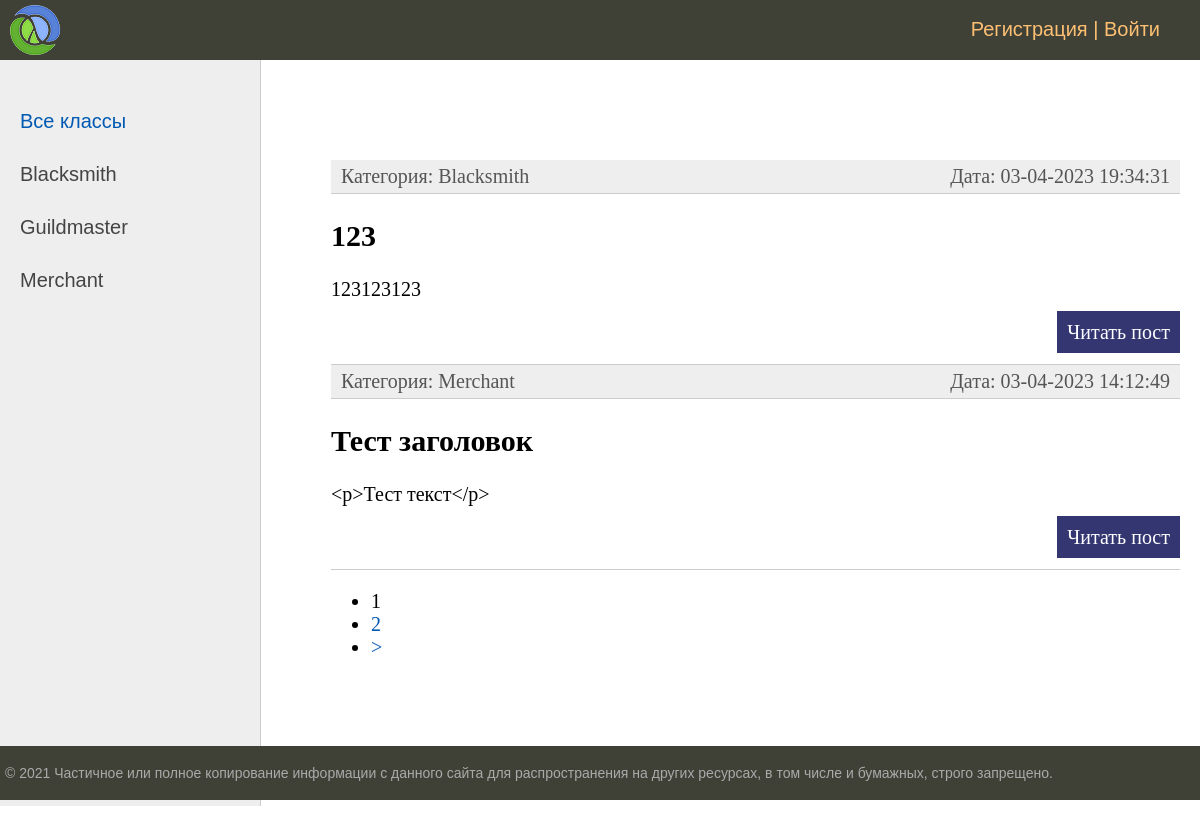
The app's page /, older data.
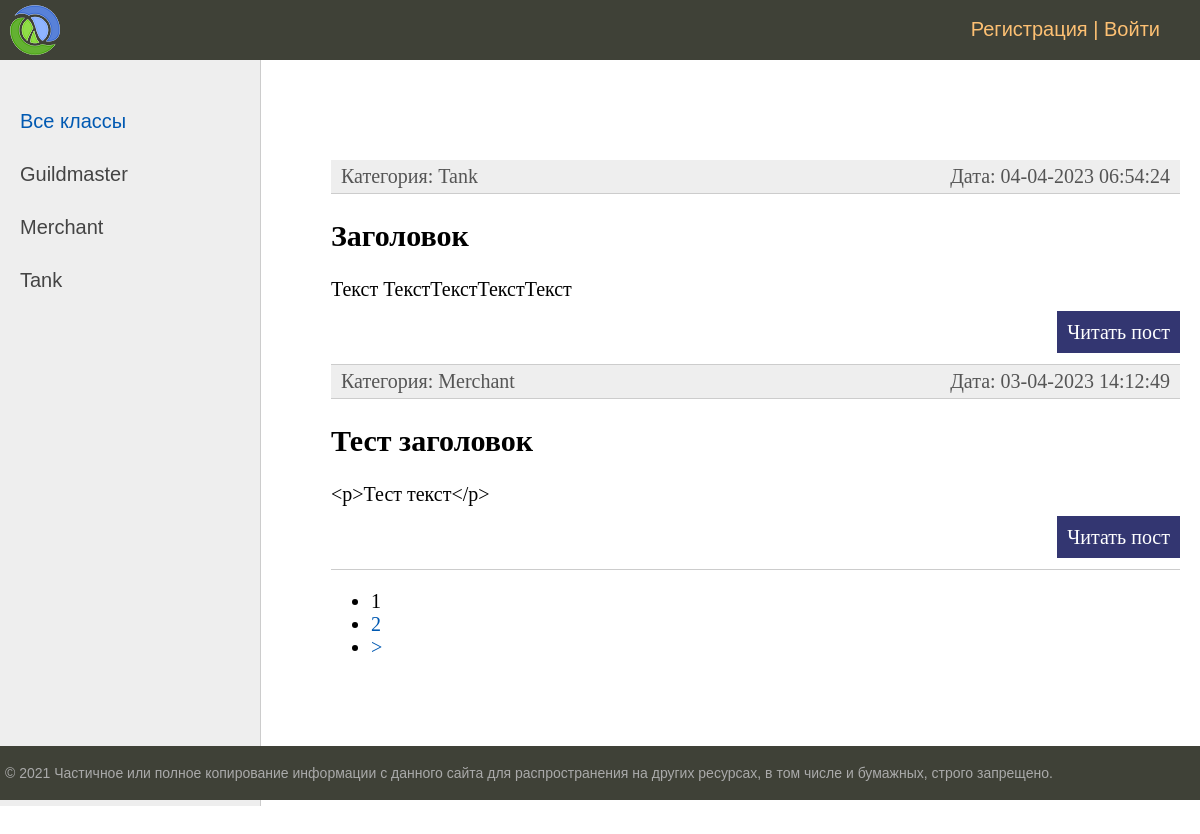
The same page, newer data.
### ads/models.py (models this page shows, shortened)
class Category(models.Model):
    name = models.CharField(max_length=255, choices=POSITION)
    slug = models.SlugField(max_length=255, unique=True, verbose_name="URL")
    def __str__(self):
        return self.name
    def get_absolute_url(self):
        return reverse('category', kwargs={'category_slug': self.slug})

class Post(models.Model):
    user = models.ForeignKey(User, on_delete=models.CASCADE)
    slug = models.SlugField(max_length=255, unique=True, verbose_name="URL")
    created = models.DateTimeField(auto_now_add=True)
    category = models.ForeignKey(Category, on_delete=models.CASCADE)
    article = models.CharField(max_length=255)
    post_text = HTMLField()
    def get_absolute_url(self):
        return reverse('post', kwargs={'post_slug': self.slug})

### ads/views.py (the view)
# urls.py: path('', PostList.as_view(), name='post_list'),
class PostList(DataMixin, ListView):
    model = Post
    ordering = '-created'
    template_name = 'index.html'
    context_object_name = 'posts'
    def get_queryset(self):
        queryset = super().get_queryset()
        return queryset
    def get_context_data(self, **kwargs):
        context = super().get_context_data(**kwargs)
        c_def = self.get_user_context(title='Главная страница')
        return dict(list(context.items()) + list(c_def.items()))

### ads/utils.py (called while the page is built)
        def get_user_context(self, **kwargs):
                context = kwargs
                categories = Category.objects.annotate(Count('post'))
                user_menu = menu.copy()
                if not self.request.user.is_authenticated:
                        user_menu.pop(0)
                context['menu'] = user_menu
                context['categories'] = categories
                if 'cat_selected' not in context:
                        context['cat_selected'] = 0
                return context

### templates/index.html (shortened to what this page needs)
{% extends "base.html" %}
{% block content %}
<ul class="list-articles">
	{% for p in posts %}
			<li><div class="article-panel">
				<p class="first">Категория: {{p.category}}</p>
				<p class="last">Дата: {{p.created|date:"d-m-Y H:i:s" }}</p>
			<li><h2>{{p.article}}</h2>
	{% autoescape on %}
	{{p.post_text|linebreaks|truncatewords:50}}
	{% endautoescape %}
			<p class="link-read-post"><a href="{{ p.get_absolute_url }}">Читать пост</a></p>
			</li>
	{% endfor %}
</ul>
{% endblock %}

### templates/base.html (shortened to what this page needs)
{% load static %}
{% load custom_tags %}
<!DOCTYPE html>
<html>
<head>
	<link type="text/css" href="{% static 'css/styles.css' %}" rel="stylesheet" />
</head>
<body>
<table class="table-page" border=0 cellpadding="0" cellspacing="0">
<tr><td valign=top>
{% block mainmenu %}
		<div class="header">
			<ul id="mainmenu" class="mainmenu">
			<li class="logo"><a href="{% url 'post_list' %}"><div class="logo"></div></a></li>
				{% if request.user.is_authenticated %}
				<li class="last"> {{user.username}} | <a href="{% url 'logout' %}">Выйти</a></li>
				{% else %}
				<li class="last"><a href="{% url 'register' %}">Регистрация</a> | <a href="{% url 'login' %}">Войти</a></li>
				{% endif %}
			</ul>
		</div>
{% endblock mainmenu %}
<table class="table-content" border=0 cellpadding="0" cellspacing="0">
<tr>
	<td valign="top" class="left-chapters">
	<ul id="leftchapters">
{% if cat_selected == 0 %}
		<li class="selected">Все классы</li>
{% else %}
		<li><a href="{% url 'post_list' %}">Все классы</a></li>
{% endif %}
{% for c in categories %}
{% if c.post__count > 0  %}
	{% if c.pk == cat_selected %}
		<li class="selected">{{c.name}}</li>
	{% else %}
		<li><a href="{{c.get_absolute_url}}">{{c.name}}</a></li>
	{% endif %}
{% endif %}
{% endfor %}
	</ul>
</td>
<td valign="top" class="content">
	<div class="content-text">
{% block content %}
{% endblock %}
{% if page_obj.has_other_pages %}
<nav class="list-pages">
    <ul>
        {% for p in paginator.page_range %}
		{% if page_obj.number == p %}
        <li class="page-num page-num-selected">{{ p }}</li>
		{% elif p >= page_obj.number|add:-2 and p <= page_obj.number|add:2  %}
        <li class="page-num">
            <a href="?page={{ p }}">{{ p }}</a>
        </li>
		{% endif %}
        {% endfor %}
{% if page_obj.has_next %}
<li class="page-num">
	<a href="?page={{ page_obj.next_page_number }}">&gt;</a>
</li>
{% endif %}
    </ul>
</nav>
{% endif %}
	</div>
</td></tr></table>
</td></tr>
<tr><td valign=top>
	<div id="footer">
		<p>&copy; 2021 Частичное или полное копирование информации с данного сайта для распространения на других ресурсах, в том числе и бумажных, строго запрещено.</p>
	</div>
</td></tr></table>
</body>
</html>

Row changes from the older to the newer data that the page shows:
no longer on this page (row unchanged): Category: name "Blacksmith"
removed Post: category "Blacksmith", created "03-04-2023 19:34:31", article "123", post_text "123123123"
now on this page (row unchanged): Category: name "Tank"
added Post: category "Tank", created "04-04-2023 06:54:24", article "Заголовок", post_text "Текст ТекстТекстТекстТекст"
